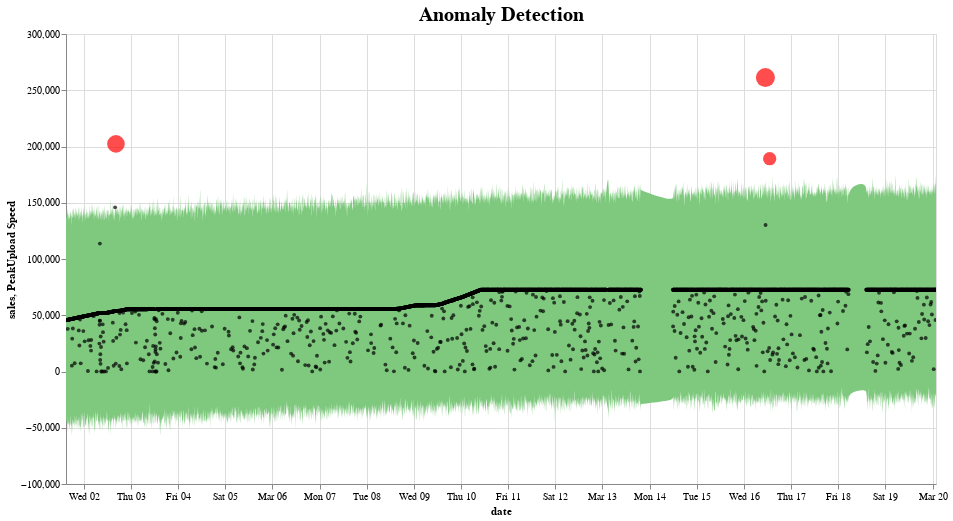

Write notebook code for a chart like this one.
### Markdown cell above
### Anomaly Detection Graph

### Code cell
plot_anomalies(pred_anomalies[:5000])

### Figure 1 — Vega-Lite specification as saved in the notebook (floating-point values rounded to 4 significant figures; data arrays with more than 128 entries replaced by an {"elided": "..."} marker saying what was removed)
{"config": {"view": {"continuousWidth": 400, "continuousHeight": 300}, "title": {"fontSize": 20}}, "layer": [{"data": {"name": "data-35ab60f890336590effda5bfa206767c"}, "mark": {"type": "area", "color": "#7FC97F", "interpolate": "basis"}, "encoding": {"tooltip": [{"field": "ds", "type": "temporal"}, {"field": "fact", "type": "quantitative"}, {"field": "yhat_lower", "type": "quantitative"}, {"field": "yhat_upper", "type": "quantitative"}], "x": {"field": "ds", "title": "date", "type": "temporal"}, "y": {"field": "yhat_upper", "type": "quantitative"}, "y2": {"field": "yhat_lower"}}, "selection": {"selector001": {"type": "interval", "bind": "scales", "encodings": ["x", "y"]}}, "title": "Anomaly Detection"}, {"data": {"name": "data-a65af204caa0f939e3ddabdc8572078a"}, "mark": {"type": "circle", "color": "Black", "opacity": 0.7, "size": 15}, "encoding": {"tooltip": [{"field": "ds", "type": "temporal"}, {"field": "fact", "type": "quantitative"}, {"field": "yhat_lower", "type": "quantitative"}, {"field": "yhat_upper", "type": "quantitative"}], "x": {"field": "ds", "type": "temporal"}, "y": {"field": "fact", "title": "sales", "type": "quantitative"}}, "selection": {"selector002": {"type": "interval", "bind": "scales", "encodings": ["x", "y"]}}}, {"data": {"name": "data-de0962be14f3fc813a4b6be943631184"}, "mark": {"type": "circle", "color": "Red", "size": 30}, "encoding": {"size": {"field": "importance", "legend": null, "type": "quantitative"}, "tooltip": [{"field": "ds", "type": "temporal"}, {"field": "fact", "type": "quantitative"}, {"field": "yhat_lower", "type": "quantitative"}, {"field": "yhat_upper", "type": "quantitative"}], "x": {"field": "ds", "type": "temporal"}, "y": {"field": "fact", "title": "PeakUpload Speed", "type": "quantitative"}}, "selection": {"selector003": {"type": "interval", "bind": "scales", "encodings": ["x", "y"]}}}], "height": 450, "width": 870, "$schema": "https://vega.github.io/schema/vega-lite/v4.17.0.json", "datasets": {"data-35ab60f890336590effda5bfa206767c": {"elided": "5000 records"}, "data-a65af204caa0f939e3ddabdc8572078a": {"elided": "4997 records"}, "data-de0962be14f3fc813a4b6be943631184": [{"ds": "2022-03-02T16:20:05", "trend": 49180.0, "yhat": 49180.0, "yhat_lower": -41400.0, "yhat_upper": 134700.0, "fact": 202333, "anomaly": 1, "importance": 0.3341}, {"ds": "2022-03-16T10:55:07", "trend": 67040.0, "yhat": 67040.0, "yhat_lower": -20110.0, "yhat_upper": 159900.0, "fact": 261251, "anomaly": 1, "importance": 0.388}, {"ds": "2022-03-16T13:05:05", "trend": 67080.0, "yhat": 67080.0, "yhat_lower": -29770.0, "yhat_upper": 153900.0, "fact": 189160, "anomaly": 1, "importance": 0.1866}]}}
